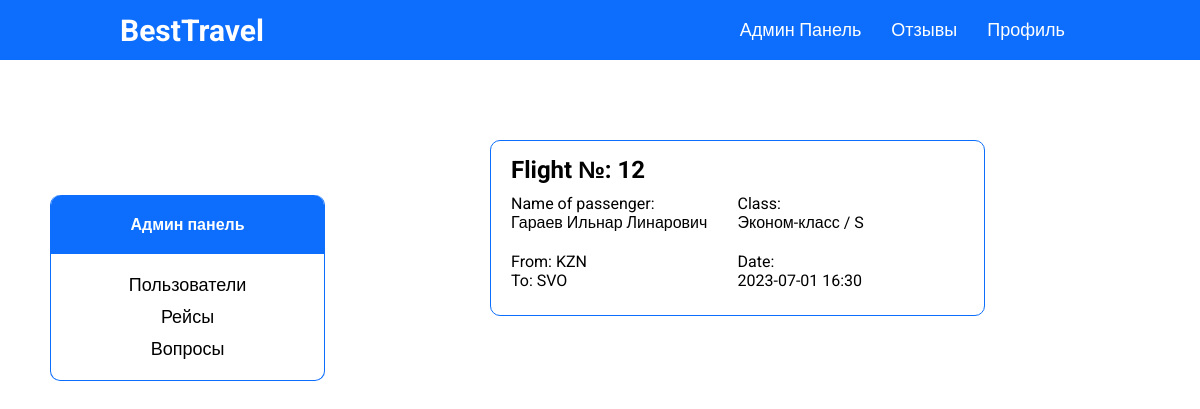
The page /bookings-user-page.php/2?page=1 (signed in) on the database its author committed.
### tables this page shows
CREATE TABLE `bookings` (
  `book_id` int(11) NOT NULL,
  `flight_id` int(11) NOT NULL,
  `surname` varchar(50) NOT NULL,
  `name` varchar(50) NOT NULL,
  `patronymic` varchar(50) NOT NULL,
  `gender_id` int(11) NOT NULL,
  `birth_date` date NOT NULL,
  `document` varchar(50) NOT NULL,
  `booking_date` timestamp NOT NULL DEFAULT CURRENT_TIMESTAMP,
  `class_id` int(11) NOT NULL,
  `contact_email` varchar(50) NOT NULL,
  `contact_phone` varchar(50) NOT NULL,
  `user_id` int(11) DEFAULT NULL,
  `seat_id` int(11) DEFAULT NULL,
  `total_amount` int(111) NOT NULL
);

CREATE TABLE `classes` (
  `class_id` int(11) NOT NULL,
  `class` varchar(20) NOT NULL,
  `class_code` varchar(10) NOT NULL
);

CREATE TABLE `airports` (
  `airport_id` int(11) NOT NULL,
  `airport_name` varchar(255) NOT NULL,
  `city_id` int(11) NOT NULL,
  `airport_code` varchar(11) NOT NULL
);

CREATE TABLE `flights` (
  `flight_id` int(11) NOT NULL,
  `scheduled_departure` datetime NOT NULL,
  `scheduled_arrival` datetime NOT NULL,
  `departure_airport` int(11) NOT NULL,
  `arrival_airport` int(11) NOT NULL,
  `status_id` int(11) NOT NULL,
  `aircraft_id` int(11) NOT NULL,
  `price` int(11) NOT NULL,
  `actual_departure` datetime DEFAULT NULL,
  `actual_arrival` datetime DEFAULT NULL
);

### functions/methods.php (called while the page is built)
<?php
    class Methods
    {
        public function pagination($array, $max, $page) {
            $max_results = $max;
            $pages = count($array) < $max_results ? 0 : ceil(count($array) / $max_results);
            $offset = $max_results * ($page - 1);
            $items = array_slice($array, $offset, $max_results);
            return ['array' => $items, 'pages' => $pages];
        }
        public function convDate($date) {
            $x = new DateTime($date);
            return $x->format('Y-m-d');
        }
        public function convTime($date) {
            $x = new DateTime($date);
            return $x->format('H:i');
        }
  }
  $mtd = new Methods;
?>

### database/requests.php (called while the page is built, shortened)
<?php
function getAll($string)
{
    require 'connect.php';
    $data = mysqli_query($connect, $string);
    if (mysqli_num_rows($data) > 0) {
        return mysqli_fetch_all($data, MYSQLI_ASSOC);
    } else {
        return false;
    }
}
class ApiProvider
{
    public function getActiveBookings($user_id)
    {
        return getAll("
        select b.book_id, b.flight_id, b.surname, b.name, b.patronymic,
        from_a.airport_code as from_n, to_a.airport_code as to_n,
        f.scheduled_departure, c.class_code, c.class, st.seat_no from bookings b
        left join flights f on f.flight_id = b.flight_id
        left join airports from_a on from_a.airport_id = f.departure_airport
        left join airports to_a on to_a.airport_id = f.arrival_airport
        left join tickets t on t.book_id = b.book_id
        left join statuses s on s.status_id = f.status_id
        left join classes c on c.class_id = b.class_id
        left join seats st on st.seat_id = b.seat_id
        where b.user_id = '$user_id' and f.status_id = '1';
      ");
    }
}
?>

### bookings-user-page.php (the view, shortened to what this page needs)
<?php
require_once 'database/requests.php';
require_once 'functions/methods.php';
$id = explode('/', $_SERVER['REQUEST_URI'])[2];
$history = $provider->getActiveBookings($id);
if ($history) {
    $pagination = $mtd->pagination($history, 4, $_GET['page']);
    $history = $pagination['array'];
}
?>
<!DOCTYPE html>
<html lang="ru">
<?php require_once 'templates/head.php'; ?>
<body>
<?php require_once 'templates/header.php'; ?>
<div class="container">
    <div class="profile">
        <?php require_once 'templates/aside.php'; ?>
        <div class="profile-orders">
            <?php if($history): ?>
                <?php foreach($history as $item): ?>
                    <div id='screenscoot' class="profile-ticket padding border border-radius">
                        <h2 class='profile-ticket-title'>Flight №: <?= $item['flight_id'] ?></h2>
                        <div class="profile-ticket-info">
                            <div class="profile-ticket-info-item">
                                <div class='info-item'>
                                    <div>Name of passenger:</div>
                                    <div><?= $item['surname'] ?> <?= $item['name'] ?> <?= $item['patronymic'] ?></div>
                                </div>
                                <div class='info-item'>
                                    <div>Class:</div>
                                    <div class='info-item-class'><?= $item['class'] ?> / <?= $item['class_code'] ?></div>
                                </div>
                            </div>
                            <div class="profile-ticket-info-item">
                                <div>
                                    <p>From: <?= $item['from_n'] ?></p>
                                    <p>To: <?= $item['to_n'] ?></p>
                                </div>
                                <div>
                                    <p>Date:</p>
                                    <p><?= $mtd->convDate($item['scheduled_departure']); ?> <?= $mtd->convTime($item['scheduled_departure']); ?></p>
                                </div>
                            </div>
                        </div>
                    </div>
                <?php endforeach; ?>
            <?php else: ?>
                <h2 class="tac">Нет активной брони</h2>
            <?php endif; ?>
        </div>
    </div>
</div>
</body>
</html>

### assets/css/style.css (style rules this page uses)
* { margin: 0; padding: 0; box-sizing: border-box; font-family: 'Roboto', sans-serif; }
html { scroll-behavior: smooth; }
body { overflow-x: hidden; }
.container { max-width: 1600px; margin: 0 auto; }
h1, h2, h3, h4, h5 { padding: 15px; }
.padding { padding: 15px 20px; }
.border { border: 1px solid #0d6efd; }
.border-radius { border-radius: 10px; }
.profile { width: 100%; display: flex; flex-wrap: wrap; padding: 30px 0; }
.profile-orders { width: 75%; display: flex; flex-direction: column; align-items: center; }
.profile-ticket { width: 45%; margin: 0 0 10px 0; }
.profile-ticket-info { display: flex; width: 100%; flex-wrap: wrap; }
.profile-ticket-info-item { display: flex; justify-content: space-between; flex-wrap: wrap; width: 100%; }
.profile-ticket-info-item > div { width: 50%; margin: 10px 0; }
.profile-ticket-title { padding: 0; }
@media screen and (max-width: 1600px) { .container { padding: 50px; } }
@media screen and (max-width: 1600px) { .profile-ticket { width: 60%; } }

### rows shown on the page
bookings: flight "12", surname "Гараев", name "Ильнар", patronymic "Линарович", class.class "Эконом-класс", class.class_code "S", airports.airport_code "KZN", airports.airport_code "SVO", flight.scheduled_departure "2023-07-01", flight.scheduled_departure "16:30"
